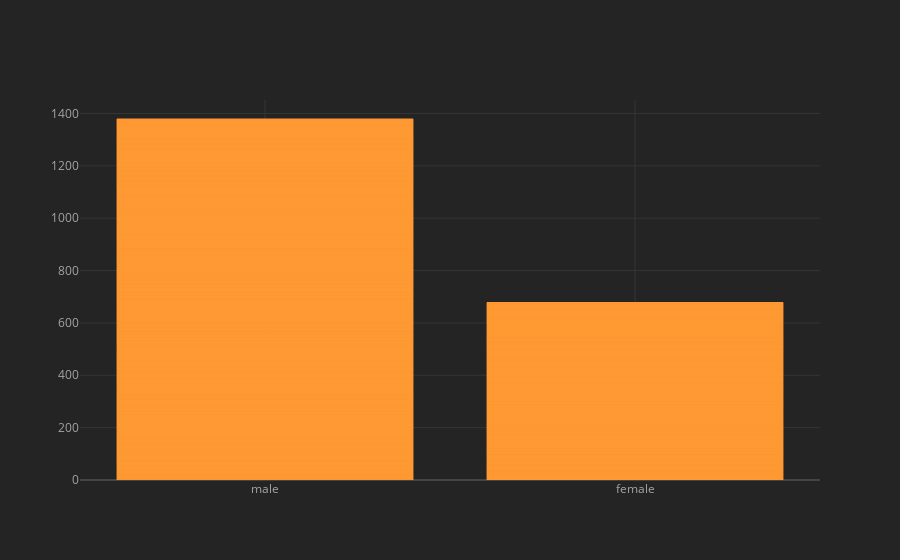

Source (notebook cell):
### Code cell
titanic.iplot(kind='bar',x='sex',y='pclass')

### Figure 1 — Plotly figure (JSON) as saved in the notebook; plotly's stock layout.template omitted (floating-point values rounded to 4 significant figures; data arrays with more than 128 entries replaced by an {"elided": "..."} marker saying what was removed)
{"data": [{"marker": {"color": "rgba(255, 153, 51, 0.6)", "line": {"color": "rgba(255, 153, 51, 1.0)", "width": 1}}, "name": "pclass", "orientation": "v", "text": "", "type": "bar", "x": {"elided": "891 str values"}, "y": {"elided": "891 int values"}}], "layout": {"legend": {"bgcolor": "#242424", "font": {"color": "#F4F4F4"}}, "paper_bgcolor": "#242424", "plot_bgcolor": "#242424", "title": {"font": {"color": "#F4F4F4"}}, "xaxis": {"gridcolor": "#343434", "showgrid": true, "tickfont": {"color": "#A4A4A4"}, "title": {"font": {"color": "#A4A4A4"}, "text": ""}, "zerolinecolor": "#444444"}, "yaxis": {"gridcolor": "#343434", "showgrid": true, "tickfont": {"color": "#A4A4A4"}, "title": {"font": {"color": "#A4A4A4"}, "text": ""}, "zerolinecolor": "#444444"}}}
